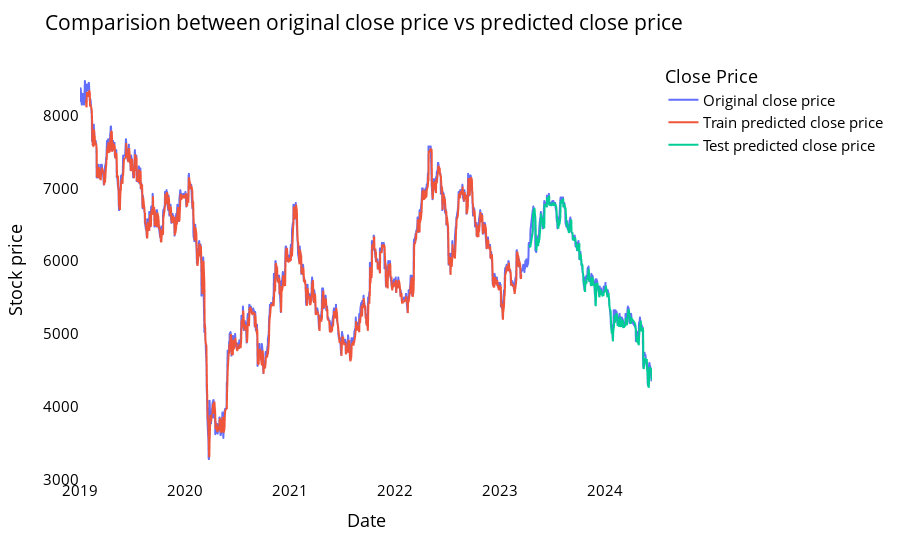

Notebook code for this chart:
### Markdown cell above
<a name="lstmcomparechart"></a>

#### Comparision between original stock close price vs predicted close price

### Code cell
# shift train predictions for plotting

look_back=time_step
trainPredictPlot = np.empty_like(closedf)
trainPredictPlot[:, :] = np.nan
trainPredictPlot[look_back:len(train_predict)+look_back, :] = train_predict
print("Train predicted data: ", trainPredictPlot.shape)

# shift test predictions for plotting
testPredictPlot = np.empty_like(closedf)
testPredictPlot[:, :] = np.nan
testPredictPlot[len(train_predict)+(look_back*2)+1:len(closedf)-1, :] = test_predict
print("Test predicted data: ", testPredictPlot.shape)

names = cycle(['Original close price','Train predicted close price','Test predicted close price'])


plotdf = pd.DataFrame({'date': close_stock['date'],
                       'original_close': close_stock['close'],
                      'train_predicted_close': trainPredictPlot.reshape(1,-1)[0].tolist(),
                      'test_predicted_close': testPredictPlot.reshape(1,-1)[0].tolist()})

fig = px.line(plotdf,x=plotdf['date'], y=[plotdf['original_close'],plotdf['train_predicted_close'],
                                          plotdf['test_predicted_close']],
              labels={'value':'Stock price','date': 'Date'})
fig.update_layout(title_text='Comparision between original close price vs predicted close price',
                  plot_bgcolor='white', font_size=15, font_color='black', legend_title_text='Close Price')
fig.for_each_trace(lambda t:  t.update(name = next(names)))

fig.update_xaxes(showgrid=False)
fig.update_yaxes(showgrid=False)
fig.show()

### Figure 1 — Plotly figure (JSON) as saved in the notebook; plotly's stock layout.template omitted (floating-point values rounded to 4 significant figures; data arrays with more than 128 entries replaced by an {"elided": "..."} marker saying what was removed)
{"data": [{"hovertemplate": "variable=original_close<br>Date=%{x}<br>Stock price=%{y}<extra></extra>", "legendgroup": "original_close", "line": {"color": "#636efa", "dash": "solid"}, "marker": {"symbol": "circle"}, "mode": "lines", "name": "Original close price", "showlegend": true, "type": "scattergl", "x": {"elided": "1374 str values"}, "xaxis": "x", "y": {"elided": "1374 int values"}, "yaxis": "y"}, {"hovertemplate": "variable=train_predicted_close<br>Date=%{x}<br>Stock price=%{y}<extra></extra>", "legendgroup": "train_predicted_close", "line": {"color": "#EF553B", "dash": "solid"}, "marker": {"symbol": "circle"}, "mode": "lines", "name": "Train predicted close price", "showlegend": true, "type": "scattergl", "x": {"elided": "1374 str values"}, "xaxis": "x", "y": {"elided": "1374 float values"}, "yaxis": "y"}, {"hovertemplate": "variable=test_predicted_close<br>Date=%{x}<br>Stock price=%{y}<extra></extra>", "legendgroup": "test_predicted_close", "line": {"color": "#00cc96", "dash": "solid"}, "marker": {"symbol": "circle"}, "mode": "lines", "name": "Test predicted close price", "showlegend": true, "type": "scattergl", "x": {"elided": "1374 str values"}, "xaxis": "x", "y": {"elided": "1374 float values"}, "yaxis": "y"}], "layout": {"font": {"color": "black", "size": 15}, "legend": {"title": {"text": "Close Price"}, "tracegroupgap": 0}, "margin": {"t": 60}, "plot_bgcolor": "white", "title": {"text": "Comparision between original close price vs predicted close price"}, "xaxis": {"anchor": "y", "domain": [0, 1], "showgrid": false, "title": {"text": "Date"}}, "yaxis": {"anchor": "x", "domain": [0, 1], "showgrid": false, "title": {"text": "Stock price"}}}}
